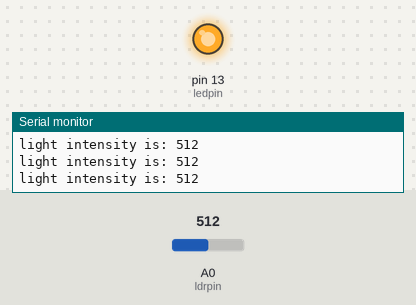
This sketch was run on a simulated Arduino Uno, built with avr-gcc and run on an emulated ATmega328P. On the bench: output pins drawn as LEDs (lit = HIGH), the last lines printed to the serial monitor. The inputs (shaded band) are chosen by the test bench; at power-on: A0 (ldrpin) = 512.

Above: at 1.2 s.
1.3 s: A0 (ldrpin) set to 54
4.3 s: A0 (ldrpin) set to 46
At 5.3 s:
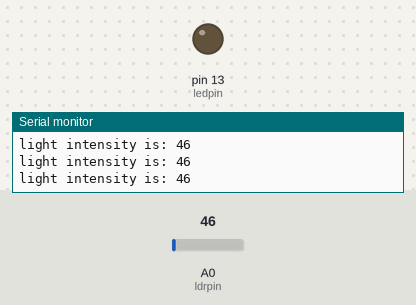
5.8 s: A0 (ldrpin) set to 1023
At 6.4 s:
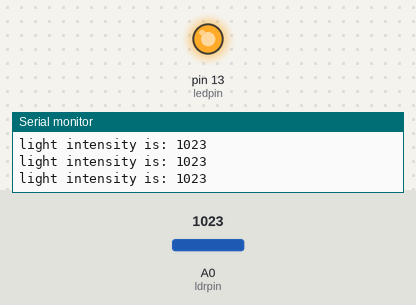
8.8 s: A0 (ldrpin) set to 40
At 9.9 s:
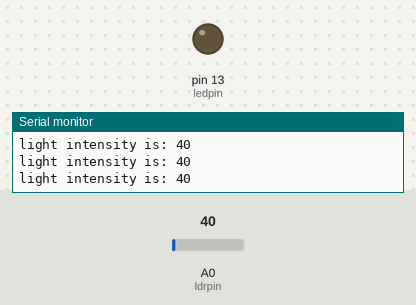
Timing chart, 0 to 11.8 s (numbered marks = the images above; inputs shaded):
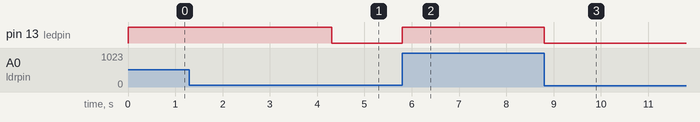

Measured:
- the behaviour switches between 50 and 49 on A0 (ldrpin) (found by bisection; images 0 and 1)
- after the input at 4.3 s, pin 13 (ledpin): HIGH → LOW at once
- after the input at 5.8 s, pin 13 (ledpin): LOW → HIGH at once
- after the input at 8.8 s, pin 13 (ledpin): HIGH → LOW at once

The sketch:

ldr_circuit.ino
```cpp
const int ldrpin = A0;
const int ledpin = 13;
void setup(){
  Serial.begin(9600);
  pinMode(ldrpin,INPUT);
  pinMode(ledpin,OUTPUT);
}

void loop(){
  int ldrstatus = analogRead(ldrpin);

  if (ldrstatus >= 50 ) {
    digitalWrite(ledpin, HIGH);
    Serial.print("light intensity is: ");
    Serial.println(ldrstatus);
  }

  else {

    digitalWrite(ledpin, LOW);
    Serial.print("light intensity is: ");
    Serial.println(ldrstatus);
  }
}
```
